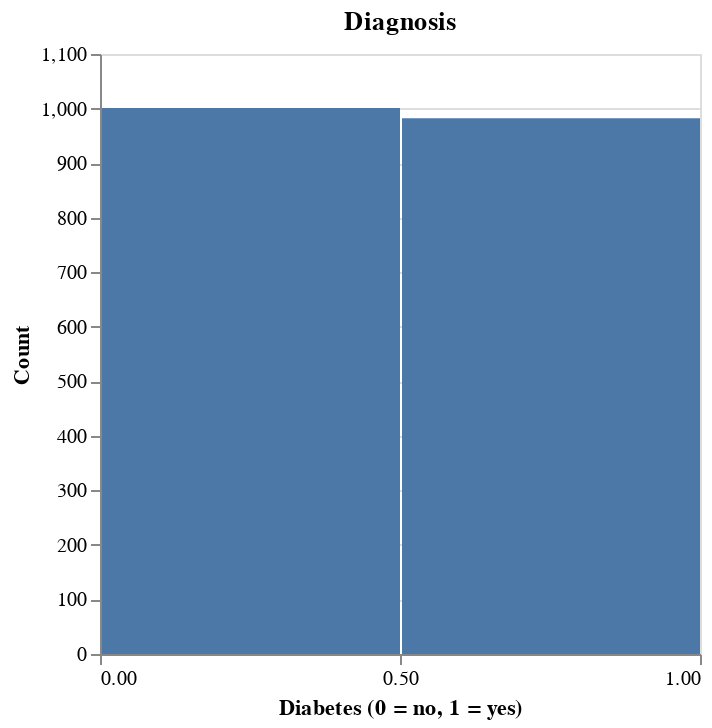

The notebook cell saved with this chart:
### Code cell
chart_diabetes = alt.Chart(diabetes_concise, title="Diagnosis").mark_bar().encode(
    x = alt.X("diabetes", bin=alt.Bin(maxbins = 2)
              , scale=alt.Scale(domain=[0, 1]), title = "Diabetes (0 = no, 1 = yes)"
             ),
    y = alt.Y("count()", title = "Count")
)

chart_diabetes

### Figure 1 — Vega-Lite specification as saved in the notebook (floating-point values rounded to 4 significant figures; data arrays with more than 128 entries replaced by an {"elided": "..."} marker saying what was removed)
{"config": {"view": {"continuousWidth": 300, "continuousHeight": 300}}, "data": {"name": "data-8a118ec4a922d8d617293475b8fd5ab5"}, "mark": {"type": "bar"}, "encoding": {"x": {"bin": {"maxbins": 2}, "field": "diabetes", "scale": {"domain": [0, 1]}, "title": "Diabetes (0 = no, 1 = yes)", "type": "quantitative"}, "y": {"aggregate": "count", "title": "Count", "type": "quantitative"}}, "title": "Diagnosis", "$schema": "https://vega.github.io/schema/vega-lite/v5.15.1.json", "datasets": {"data-8a118ec4a922d8d617293475b8fd5ab5": {"elided": "1983 records"}}}
